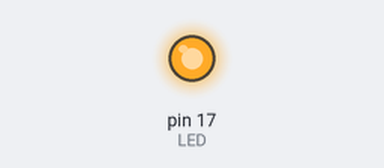
Bench run of a sketch on a simulated Arduino Uno, built with avr-gcc and run on an emulated ATmega328P. Shown: output pins drawn as LEDs (lit = HIGH).

Above: at 0.1 s.
Timing chart, 0 to 1.6 s (numbered marks = the images above):
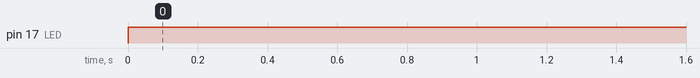

Measured:
- by itself, pin 17 (LED): LOW → HIGH at 0.00 s

The sketch:

078_222_0.ino
```cpp
const int LED =17;

void setup() {
  pinMode(LED, OUTPUT);
}

void loop() {
  digitalWrite(LED, HIGH);
}
```
